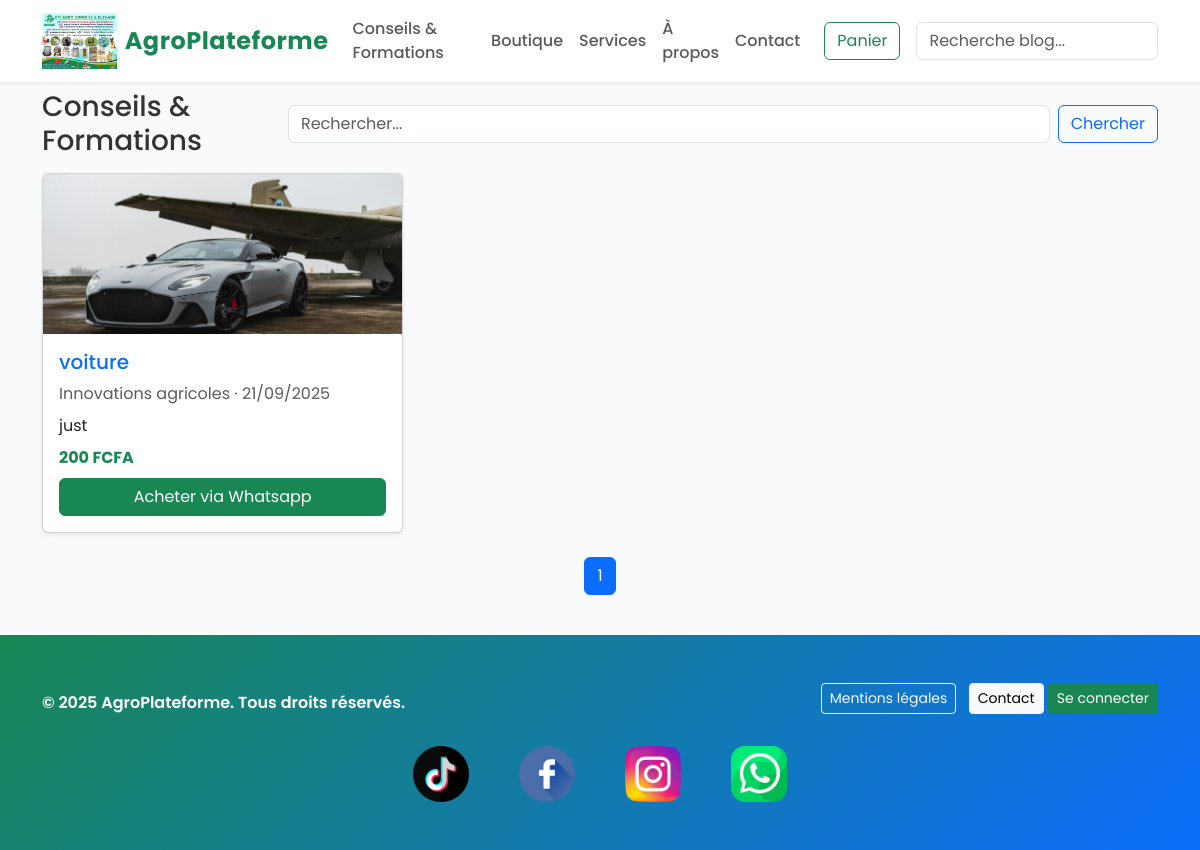
/blog/, run on an earlier commit of the app's database.
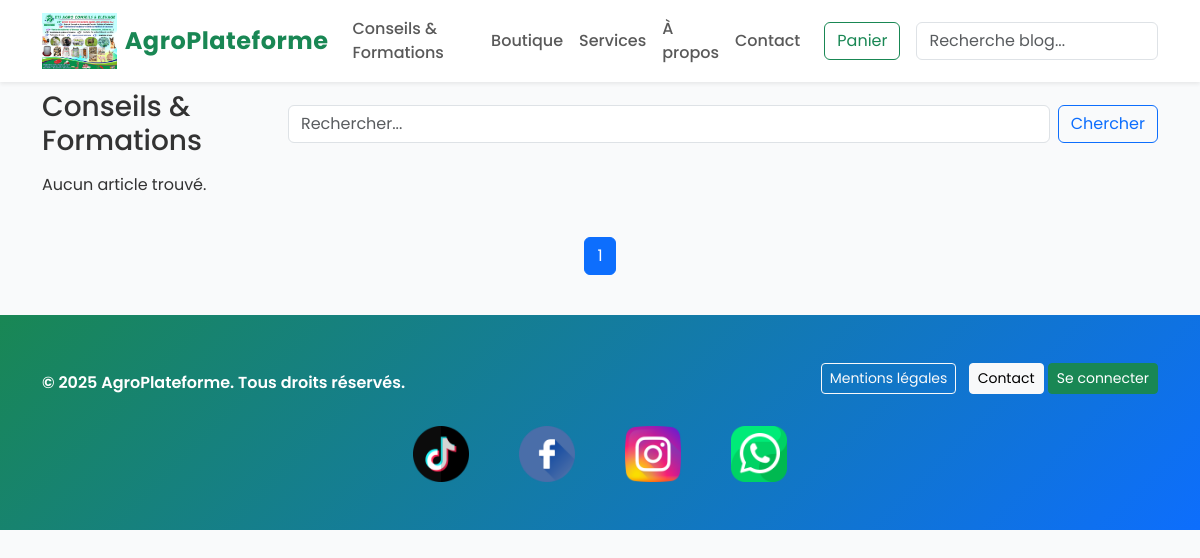
And on a later commit of the database.
### blog/models.py (models this page shows, shortened)
class Post(models.Model):
    title = models.CharField(max_length=200)
    slug = models.SlugField(max_length=220, unique=True, blank=True)
    author = models.ForeignKey(get_user_model(), on_delete=models.SET_NULL, null=True, blank=True)
    category = models.ForeignKey(Category, on_delete=models.SET_NULL, null=True, blank=True)
    excerpt = models.CharField(max_length=240, blank=True)
    content = models.TextField()
    published = models.BooleanField(default=True)
    price = models.PositiveIntegerField(null=True, blank=True, help_text="Mettre un prix si c'est une formation payante (en FCFA)")
    created_at = models.DateTimeField(auto_now_add=True)
    updated_at = models.DateTimeField(auto_now=True)
    image = models.ImageField(upload_to='posts/', null=True, blank=True)
    video = models.FileField(upload_to='videos/', null=True, blank=True)
    video_url = models.URLField(blank=True, null=True)
    class Meta:
        ordering = ['-created_at']
    def get_absolute_url(self):
        return reverse('blog:post_detail', args=[self.slug])

class Category(models.Model):
    name = models.CharField(max_length=120, unique=True)
    slug = models.SlugField(max_length=140, unique=True)
    class Meta:
        verbose_name_plural = 'Categories'
        ordering = ['name']

### blog/views.py (the view)
# urls.py: path('', views.post_list, name='post_list'),
def post_list(request, category_slug=None):
    posts = Post.objects.filter(published=True)
    category = None
    if category_slug:
        category = get_object_or_404(Category, slug=category_slug)
        posts = posts.filter(category=category)
    paginator = Paginator(posts, 9)
    page_number = request.GET.get('page')
    page_obj = paginator.get_page(page_number)
    return render(request, 'blog/post_list.html', {
        'category': category,
        'page_obj': page_obj
    })

### blog/templates/blog/post_list.html (shortened to what this page needs)
{% extends 'base.html' %}
{% block content %}
<div class="d-flex flex-column flex-md-row justify-content-between align-items-center mb-3">
  <h1 class="h3 mb-3 mb-md-0">{% if category %}{{ category.name }}{% else %}Conseils & Formations{% endif %}</h1>
  <form class="d-flex w-100 w-md-auto" action="{% url 'blog:search' %}" method="get">
    <input class="form-control me-2" type="search" name="q" placeholder="Rechercher...">
    <button class="btn btn-outline-primary">Chercher</button>
  </form>
</div>
<div class="row g-3">
  {% for post in page_obj %}
  <div class="col-12 col-md-6 col-lg-4">
    <div class="card h-100 shadow-sm">
      {% if post.image %}
        <img src="{{ post.image.url }}" class="card-img-top" alt="{{ post.title }}">
      {% endif %}
      <div class="card-body d-flex flex-column">
        <h5 class="card-title"><a href="{{ post.get_absolute_url }}" class="text-decoration-none">{{ post.title }}</a></h5>
        <p class="card-text text-muted mb-2">
          {% if post.category %}
            {{ post.category.name }} ·
          {% endif %}
          {{ post.created_at|date:"d/m/Y" }}
        </p>
        <p class="card-text mb-2">{{ post.excerpt|default:post.content|truncatechars:120 }}</p>
        {% if post.price %}
          <p class="fw-bold text-success mb-2">{{ post.price }} FCFA</p>
          <a href="{url 'blog:post_detail' }" target="_blank" class="btn btn-success mt-auto">Acheter via Whatsapp</a>
        {% else %}
          <span class="badge bg-secondary mt-auto">Gratuit</span>
        {% endif %}
      </div>
    </div>
  </div>
  {% empty %}
    <p>Aucun article trouvé.</p>
  {% endfor %}
</div>
<nav aria-label="Pagination" class="mt-4">
  <ul class="pagination justify-content-center">
    {% for num in page_obj.paginator.page_range %}
      <li class="page-item {% if num == page_obj.number %}active{% endif %}"><a class="page-link" href="?page={{ num }}">{{ num }}</a></li>
    {% endfor %}
  </ul>
</nav>
{% endblock %}

### core/templates/base.html (shortened to what this page needs)
{% load static %}
<!doctype html>
<html lang="fr">
  <head>
    <link href="https://cdn.jsdelivr.net/npm/bootstrap@5.3.3/dist/css/bootstrap.min.css" rel="stylesheet">
    <link href="{% static 'css/styles.css' %}" rel="stylesheet">
  </head>
  <body>
    <header>
      {% include 'partials/navbar.html' %}
    </header>
    <main>
      <div class="container">
        {% block content %}{% endblock %}
      </div>
    </main>
    {% include 'partials/footer.html' %}
  </body>
</html>

### core/templates/partials/navbar.html (shortened to what this page needs)
{% load static %}
<nav class="navbar navbar-expand-lg navbar-light bg-white shadow-sm fixed-top">
  <div class="container">
    <a class="navbar-brand d-flex align-items-center" href="/">
      <img src="{% static 'img/img27.jpg.jpg' %}" alt="logo" class="logo-img me-2">
      <span class="fw-bold text-success fs-4">AgroPlateforme</span>
    </a>
    <div class="collapse navbar-collapse" id="navbarsMain">
      <ul class="navbar-nav ms-auto mb-2 mb-lg-0 align-items-lg-center">
        <li class="nav-item"><a class="nav-link" href="/blog/">Conseils & Formations</a></li>
        <li class="nav-item"><a class="nav-link" href="/shop/">Boutique</a></li>
        <li class="nav-item"><a class="nav-link" href="/services/">Services</a></li>
        <li class="nav-item"><a class="nav-link" href="/a-propos/">À propos</a></li>
        <li class="nav-item"><a class="nav-link" href="/contact/">Contact</a></li>
        <li class="nav-item ms-lg-3">
          <a href="/shop/cart/" class="btn btn-outline-success">
            Panier {% if cart|length %}<span class="badge bg-success">{{ cart|length }}</span>{% endif %}
          </a>
        </li>
        <li class="nav-item ms-lg-3 d-none d-lg-block">
          <form class="d-flex" action="/blog/search/" method="get">
            <input class="form-control" type="search" name="q" placeholder="Recherche blog..." aria-label="Search">
          </form>
        </li>
      </ul>
    </div>
  </div>
</nav>

### core/templates/partials/footer.html
{% load static %}
<link rel="stylesheet" href="{% static 'css/styles1.css'%}">
<footer class="footer-premium py-5">
  <div class="container">
    <div class="row align-items-center">
      <div class="col-md-6 text-center text-md-start mb-3 mb-md-0">
        <p class="mb-0 text-white fw-semibold">
          © {{ now|default:2025 }} AgroPlateforme. Tous droits réservés.
        </p>
      </div>
      <div class="col-md-6 text-center text-md-end">
        <a href="/mentions-legales/" class="btn btn-outline-light btn-sm me-2 mb-2">Mentions légales</a>
        <a href="/contact/" class="btn btn-light btn-sm mb-2">Contact</a>
        {% if user.is_authenticated %}
          <a href="{% url 'users:logout' %}" class="btn btn-warning btn-sm mb-2">Se déconnecter</a>
        {% else %}
          <a href="{% url 'users:login' %}" class="btn btn-success btn-sm mb-2">Se connecter</a>
        {% endif %}
      </div>
    </div>
    <div class="row mt-4">
      <div class="col text-center">
        <a href="#" class="social-icon mx-2">
          <img src="{% static 'img/tic-tac.png' %}" alt="Logo" class="social-logo">
        </a>
        <a href="#" class="social-icon mx-2">
          <img src="{% static 'img/facebook.png' %}" alt="Facebook" class="social-logo">
        </a>
        <a href="#" class="social-icon mx-2">
          <img src="{% static 'img/instagram.png' %}" alt="Instagram" class="social-logo">
        </a>
        <a href="https://www.whatsapp.com" target="_blank" class="social-icon mx-2">
          <img src="{% static 'img/whatsapp.png' %}" alt="WhatsApp" class="social-logo">
        </a>
      </div>
    </div>
  </div>
</footer>

### static/css/styles.css (style rules this page uses)
body { background-color: #fafafa; }
.navbar-brand span { letter-spacing: .5px; }
.footer-premium { background: linear-gradient(135deg, #198754, #0d6efd); color: #fff; }
.footer-premium a.btn { transition: all 0.3s ease; }
.footer-premium .social-icon { display: inline-block; transition: transform 0.3s ease; }
.footer-premium .social-logo { height: 30px; width: auto; }

### static/css/styles1.css (style rules this page uses)
.footer-premium { background: linear-gradient(135deg, #198754, #0d6efd); color: #fff; }
.footer-premium a.btn { transition: all 0.3s ease; }
.footer-premium .social-icon { display: inline-block; transition: transform 0.3s ease; vertical-align: middle; }
.footer-premium .social-logo { height: 56px; width: 56px; object-fit: contain; vertical-align: middle; margin: 0 15px; }

### core/templates/base.html (style rules this page uses)
body { font-family: 'Poppins', sans-serif; background-color: #f9fafb; color: #333; }
.navbar { box-shadow: 0 2px 8px rgba(0,0,0,0.05); }
main { padding-top: 90px; }
footer { background: #198754; color: white; padding: 20px 0; margin-top: 40px; }
footer a { color: #d4f5dc; text-decoration: none; }

### core/templates/partials/navbar.html (style rules this page uses)
.navbar .logo-img { height: 100%; max-height: 56px; width: auto; object-fit: contain; }
.navbar-nav .nav-link { font-weight: 500; padding: 8px 15px; transition: color 0.2s ease-in-out; }
.navbar { min-height: 56px; }

What changed in the data, as far as the page shows it:
removed Post: image (picture), title "voiture", category.name "Innovations agricoles", created_at "21/09/2025", excerpt "just", price "200"
Also different on the page:
text now shown: "Aucun article trouvé."
